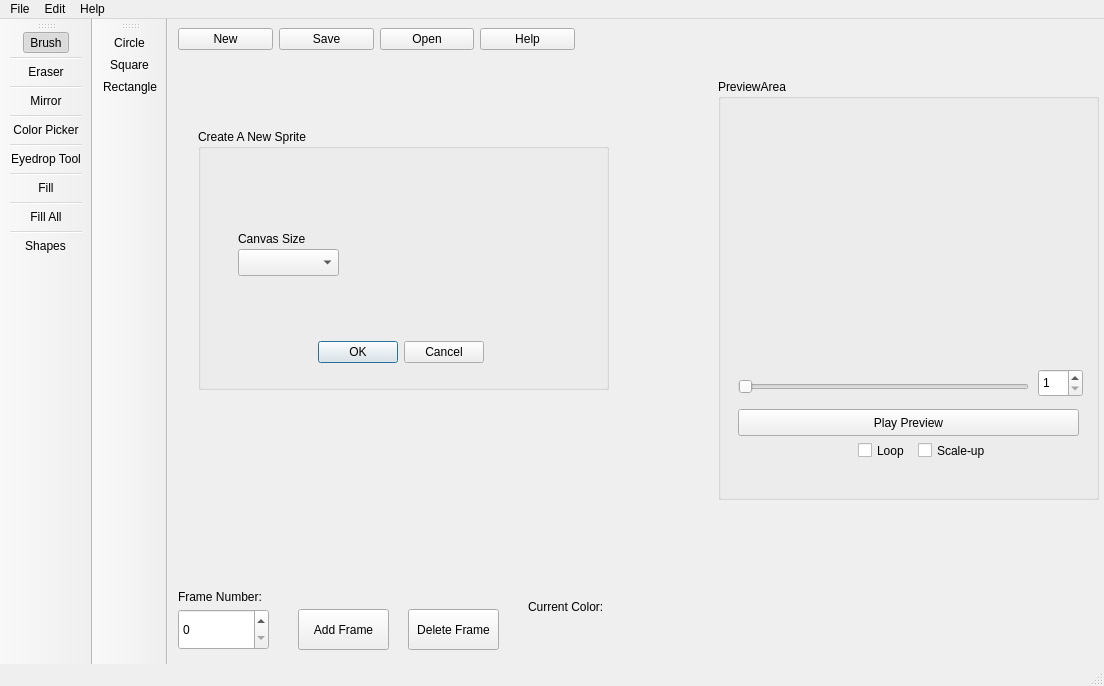
<?xml version="1.0" encoding="UTF-8"?>
<ui version="4.0">
 <class>MainWindow</class>
 <widget class="QMainWindow" name="MainWindow">
  <property name="geometry">
   <rect>
    <x>0</x>
    <y>0</y>
    <width>1104</width>
    <height>686</height>
   </rect>
  </property>
  <property name="windowTitle">
   <string>MainWindow</string>
  </property>
  <widget class="QWidget" name="centralwidget">
   <widget class="QWidget" name="horizontalLayoutWidget">
    <property name="geometry">
     <rect>
      <x>10</x>
      <y>0</y>
      <width>397</width>
      <height>41</height>
     </rect>
    </property>
    <layout class="QHBoxLayout" name="buttonLayout">
     <property name="sizeConstraint">
      <enum>QLayout::SetDefaultConstraint</enum>
     </property>
     <item>
      <widget class="QPushButton" name="newButton">
       <property name="text">
        <string>New</string>
       </property>
      </widget>
     </item>
     <item>
      <widget class="QPushButton" name="saveButton">
       <property name="text">
        <string>Save</string>
       </property>
      </widget>
     </item>
     <item>
      <widget class="QPushButton" name="openButton">
       <property name="text">
        <string>Open</string>
       </property>
      </widget>
     </item>
     <item>
      <widget class="QPushButton" name="helpButton">
       <property name="text">
        <string>Help</string>
       </property>
      </widget>
     </item>
    </layout>
   </widget>
   <widget class="QGroupBox" name="previewGroupBox">
    <property name="geometry">
     <rect>
      <x>550</x>
      <y>60</y>
      <width>381</width>
      <height>421</height>
     </rect>
    </property>
    <property name="title">
     <string>PreviewArea</string>
    </property>
    <widget class="QPushButton" name="playPreviewButton">
     <property name="geometry">
      <rect>
       <x>20</x>
       <y>330</y>
       <width>341</width>
       <height>27</height>
      </rect>
     </property>
     <property name="text">
      <string>Play Preview</string>
     </property>
    </widget>
    <widget class="QSlider" name="fpsSlider">
     <property name="geometry">
      <rect>
       <x>20</x>
       <y>300</y>
       <width>291</width>
       <height>16</height>
      </rect>
     </property>
     <property name="minimum">
      <number>1</number>
     </property>
     <property name="maximum">
      <number>60</number>
     </property>
     <property name="orientation">
      <enum>Qt::Horizontal</enum>
     </property>
    </widget>
    <widget class="QSpinBox" name="fpsSpinBox">
     <property name="geometry">
      <rect>
       <x>320</x>
       <y>290</y>
       <width>45</width>
       <height>28</height>
      </rect>
     </property>
     <property name="minimum">
      <number>1</number>
     </property>
     <property name="maximum">
      <number>60</number>
     </property>
    </widget>
    <widget class="QLabel" name="previewFrame">
     <property name="geometry">
      <rect>
       <x>60</x>
       <y>30</y>
       <width>256</width>
       <height>256</height>
      </rect>
     </property>
     <property name="text">
      <string/>
     </property>
    </widget>
    <widget class="QCheckBox" name="scaleToggle">
     <property name="geometry">
      <rect>
       <x>200</x>
       <y>360</y>
       <width>91</width>
       <height>23</height>
      </rect>
     </property>
     <property name="text">
      <string>Scale-up</string>
     </property>
    </widget>
    <widget class="QCheckBox" name="loopToggle">
     <property name="geometry">
      <rect>
       <x>140</x>
       <y>360</y>
       <width>51</width>
       <height>23</height>
      </rect>
     </property>
     <property name="text">
      <string>Loop</string>
     </property>
    </widget>
   </widget>
   <widget class="QPushButton" name="addFrame">
    <property name="geometry">
     <rect>
      <x>130</x>
      <y>590</y>
      <width>91</width>
      <height>41</height>
     </rect>
    </property>
    <property name="text">
     <string>Add Frame</string>
    </property>
   </widget>
   <widget class="QSpinBox" name="frameNumber">
    <property name="geometry">
     <rect>
      <x>10</x>
      <y>590</y>
      <width>91</width>
      <height>41</height>
     </rect>
    </property>
    <property name="maximum">
     <number>60</number>
    </property>
   </widget>
   <widget class="QLabel" name="label">
    <property name="geometry">
     <rect>
      <x>10</x>
      <y>570</y>
      <width>101</width>
      <height>16</height>
     </rect>
    </property>
    <property name="text">
     <string>Frame Number:</string>
    </property>
   </widget>
   <widget class="QGroupBox" name="groupBox">
    <property name="geometry">
     <rect>
      <x>30</x>
      <y>110</y>
      <width>411</width>
      <height>261</height>
     </rect>
    </property>
    <property name="title">
     <string>Create A New Sprite</string>
    </property>
    <widget class="QComboBox" name="comboBox">
     <property name="geometry">
      <rect>
       <x>40</x>
       <y>120</y>
       <width>101</width>
       <height>27</height>
      </rect>
     </property>
    </widget>
    <widget class="QLabel" name="sizeLabel">
     <property name="geometry">
      <rect>
       <x>40</x>
       <y>100</y>
       <width>71</width>
       <height>19</height>
      </rect>
     </property>
     <property name="text">
      <string>Canvas Size</string>
     </property>
    </widget>
    <widget class="QDialogButtonBox" name="buttonBox">
     <property name="geometry">
      <rect>
       <x>120</x>
       <y>210</y>
       <width>166</width>
       <height>27</height>
      </rect>
     </property>
     <property name="standardButtons">
      <set>QDialogButtonBox::Cancel|QDialogButtonBox::Ok</set>
     </property>
    </widget>
   </widget>
   <widget class="FrameEditor" name="frameEditor" native="true">
    <property name="geometry">
     <rect>
      <x>10</x>
      <y>50</y>
      <width>512</width>
      <height>512</height>
     </rect>
    </property>
   </widget>
   <widget class="QLabel" name="label_2">
    <property name="geometry">
     <rect>
      <x>360</x>
      <y>580</y>
      <width>91</width>
      <height>16</height>
     </rect>
    </property>
    <property name="text">
     <string>Current Color:</string>
    </property>
   </widget>
   <widget class="QLabel" name="currentColor">
    <property name="geometry">
     <rect>
      <x>360</x>
      <y>600</y>
      <width>81</width>
      <height>31</height>
     </rect>
    </property>
    <property name="text">
     <string/>
    </property>
   </widget>
   <widget class="QPushButton" name="deleteFrame">
    <property name="geometry">
     <rect>
      <x>240</x>
      <y>590</y>
      <width>91</width>
      <height>41</height>
     </rect>
    </property>
    <property name="text">
     <string>Delete Frame</string>
    </property>
   </widget>
  </widget>
  <widget class="QMenuBar" name="menubar">
   <property name="geometry">
    <rect>
     <x>0</x>
     <y>0</y>
     <width>1104</width>
     <height>24</height>
    </rect>
   </property>
   <widget class="QMenu" name="menuFile">
    <property name="title">
     <string>File</string>
    </property>
    <addaction name="actionOpen"/>
    <addaction name="actionSave"/>
    <addaction name="actionNew"/>
   </widget>
   <widget class="QMenu" name="menuHelp">
    <property name="title">
     <string>Help</string>
    </property>
    <addaction name="actionReadMe"/>
   </widget>
   <widget class="QMenu" name="menuEdit">
    <property name="title">
     <string>Edit</string>
    </property>
    <widget class="QMenu" name="menuTools">
     <property name="title">
      <string>Tools</string>
     </property>
     <widget class="QMenu" name="menuShapes">
      <property name="title">
       <string>Shapes</string>
      </property>
      <addaction name="actionCircle"/>
      <addaction name="actionSquare"/>
      <addaction name="actionRectangle"/>
     </widget>
     <addaction name="actionEyedrop_Tool"/>
     <addaction name="actionFill"/>
     <addaction name="actionFill_All"/>
     <addaction name="actionBrush"/>
     <addaction name="actionEraser"/>
     <addaction name="actionMirror"/>
     <addaction name="menuShapes"/>
    </widget>
    <addaction name="actionColor_Picker"/>
    <addaction name="menuTools"/>
   </widget>
   <addaction name="menuFile"/>
   <addaction name="menuEdit"/>
   <addaction name="menuHelp"/>
  </widget>
  <widget class="QToolBar" name="toolBar">
   <property name="windowTitle">
    <string>toolBar</string>
   </property>
   <attribute name="toolBarArea">
    <enum>LeftToolBarArea</enum>
   </attribute>
   <attribute name="toolBarBreak">
    <bool>false</bool>
   </attribute>
   <addaction name="actionBrush"/>
   <addaction name="separator"/>
   <addaction name="actionEraser"/>
   <addaction name="separator"/>
   <addaction name="actionMirror"/>
   <addaction name="separator"/>
   <addaction name="actionColor_Picker"/>
   <addaction name="separator"/>
   <addaction name="actionEyedrop_Tool"/>
   <addaction name="separator"/>
   <addaction name="actionFill"/>
   <addaction name="separator"/>
   <addaction name="actionFill_All"/>
   <addaction name="separator"/>
   <addaction name="actionShapes"/>
  </widget>
  <widget class="QStatusBar" name="statusbar"/>
  <widget class="QToolBar" name="secondaryToolBar">
   <property name="windowTitle">
    <string>toolBar_2</string>
   </property>
   <attribute name="toolBarArea">
    <enum>LeftToolBarArea</enum>
   </attribute>
   <attribute name="toolBarBreak">
    <bool>true</bool>
   </attribute>
   <addaction name="actionCircle"/>
   <addaction name="actionSquare"/>
   <addaction name="actionRectangle"/>
  </widget>
  <action name="actionOpen">
   <property name="icon">
    <iconset resource="iconResources.qrc">
     <normaloff>:/images/Images/open-folder-outline-icon.png</normaloff>:/images/Images/open-folder-outline-icon.png</iconset>
   </property>
   <property name="text">
    <string>Open</string>
   </property>
   <property name="shortcut">
    <string>Ctrl+O</string>
   </property>
  </action>
  <action name="actionSave">
   <property name="icon">
    <iconset resource="iconResources.qrc">
     <normaloff>:/images/Images/save-outline-icon.png</normaloff>:/images/Images/save-outline-icon.png</iconset>
   </property>
   <property name="text">
    <string>Save</string>
   </property>
   <property name="shortcut">
    <string>Ctrl+S</string>
   </property>
  </action>
  <action name="actionNew">
   <property name="icon">
    <iconset resource="iconResources.qrc">
     <normaloff>:/images/Images/mathematics-sign-plus-outline-icon.png</normaloff>:/images/Images/mathematics-sign-plus-outline-icon.png</iconset>
   </property>
   <property name="text">
    <string>New</string>
   </property>
   <property name="shortcut">
    <string>Ctrl+N</string>
   </property>
  </action>
  <action name="actionColor_Picker">
   <property name="icon">
    <iconset resource="iconResources.qrc">
     <normaloff>:/images/Images/painting-icon.png</normaloff>:/images/Images/painting-icon.png</iconset>
   </property>
   <property name="text">
    <string>Color Picker</string>
   </property>
   <property name="shortcut">
    <string>P</string>
   </property>
  </action>
  <action name="actionEyedrop_Tool">
   <property name="checkable">
    <bool>true</bool>
   </property>
   <property name="icon">
    <iconset resource="iconResources.qrc">
     <normaloff>:/images/Images/dosage-icon.png</normaloff>:/images/Images/dosage-icon.png</iconset>
   </property>
   <property name="text">
    <string>Eyedrop Tool</string>
   </property>
   <property name="shortcut">
    <string>I</string>
   </property>
  </action>
  <action name="actionFill">
   <property name="checkable">
    <bool>true</bool>
   </property>
   <property name="icon">
    <iconset resource="iconResources.qrc">
     <normaloff>:/images/Images/painting-bucket-logo-icon.png</normaloff>:/images/Images/painting-bucket-logo-icon.png</iconset>
   </property>
   <property name="text">
    <string>Fill</string>
   </property>
   <property name="shortcut">
    <string>F</string>
   </property>
  </action>
  <action name="actionFill_All">
   <property name="checkable">
    <bool>true</bool>
   </property>
   <property name="icon">
    <iconset resource="iconResources.qrc">
     <normaloff>:/images/Images/paint-bucket-icon.png</normaloff>:/images/Images/paint-bucket-icon.png</iconset>
   </property>
   <property name="text">
    <string>Fill All</string>
   </property>
   <property name="shortcut">
    <string>Shift+F</string>
   </property>
  </action>
  <action name="actionShapes">
   <property name="checkable">
    <bool>true</bool>
   </property>
   <property name="icon">
    <iconset resource="iconResources.qrc">
     <normaloff>:/images/Images/square.png</normaloff>:/images/Images/square.png</iconset>
   </property>
   <property name="text">
    <string>Shapes</string>
   </property>
  </action>
  <action name="actionBrush">
   <property name="checkable">
    <bool>true</bool>
   </property>
   <property name="checked">
    <bool>true</bool>
   </property>
   <property name="icon">
    <iconset resource="iconResources.qrc">
     <normaloff>:/images/Images/art-brush-design-icon.png</normaloff>:/images/Images/art-brush-design-icon.png</iconset>
   </property>
   <property name="text">
    <string>Brush</string>
   </property>
   <property name="shortcut">
    <string>B</string>
   </property>
  </action>
  <action name="actionEraser">
   <property name="checkable">
    <bool>true</bool>
   </property>
   <property name="checked">
    <bool>false</bool>
   </property>
   <property name="icon">
    <iconset resource="iconResources.qrc">
     <normaloff>:/images/Images/eraser-icon.png</normaloff>:/images/Images/eraser-icon.png</iconset>
   </property>
   <property name="text">
    <string>Eraser</string>
   </property>
   <property name="shortcut">
    <string>E</string>
   </property>
  </action>
  <action name="actionMirror">
   <property name="checkable">
    <bool>true</bool>
   </property>
   <property name="icon">
    <iconset resource="iconResources.qrc">
     <normaloff>:/images/Images/flip-horizontal-icon.png</normaloff>:/images/Images/flip-horizontal-icon.png</iconset>
   </property>
   <property name="text">
    <string>Mirror</string>
   </property>
   <property name="shortcut">
    <string>M</string>
   </property>
  </action>
  <action name="actionCircle">
   <property name="checkable">
    <bool>true</bool>
   </property>
   <property name="icon">
    <iconset resource="iconResources.qrc">
     <normaloff>:/images/Images/circle.png</normaloff>:/images/Images/circle.png</iconset>
   </property>
   <property name="text">
    <string>Circle</string>
   </property>
  </action>
  <action name="actionSquare">
   <property name="checkable">
    <bool>true</bool>
   </property>
   <property name="icon">
    <iconset resource="iconResources.qrc">
     <normaloff>:/images/Images/square.png</normaloff>:/images/Images/square.png</iconset>
   </property>
   <property name="text">
    <string>Square</string>
   </property>
  </action>
  <action name="actionRectangle">
   <property name="checkable">
    <bool>true</bool>
   </property>
   <property name="icon">
    <iconset resource="iconResources.qrc">
     <normaloff>:/images/Images/rectangle.png</normaloff>:/images/Images/rectangle.png</iconset>
   </property>
   <property name="text">
    <string>Rectangle</string>
   </property>
  </action>
  <action name="actionReadMe">
   <property name="text">
    <string>ReadMe</string>
   </property>
  </action>
 </widget>
 <customwidgets>
  <customwidget>
   <class>FrameEditor</class>
   <extends>QWidget</extends>
   <header>frameeditor.h</header>
   <container>1</container>
  </customwidget>
 </customwidgets>
 <resources>
  <include location="iconResources.qrc"/>
 </resources>
 <connections/>
</ui>
